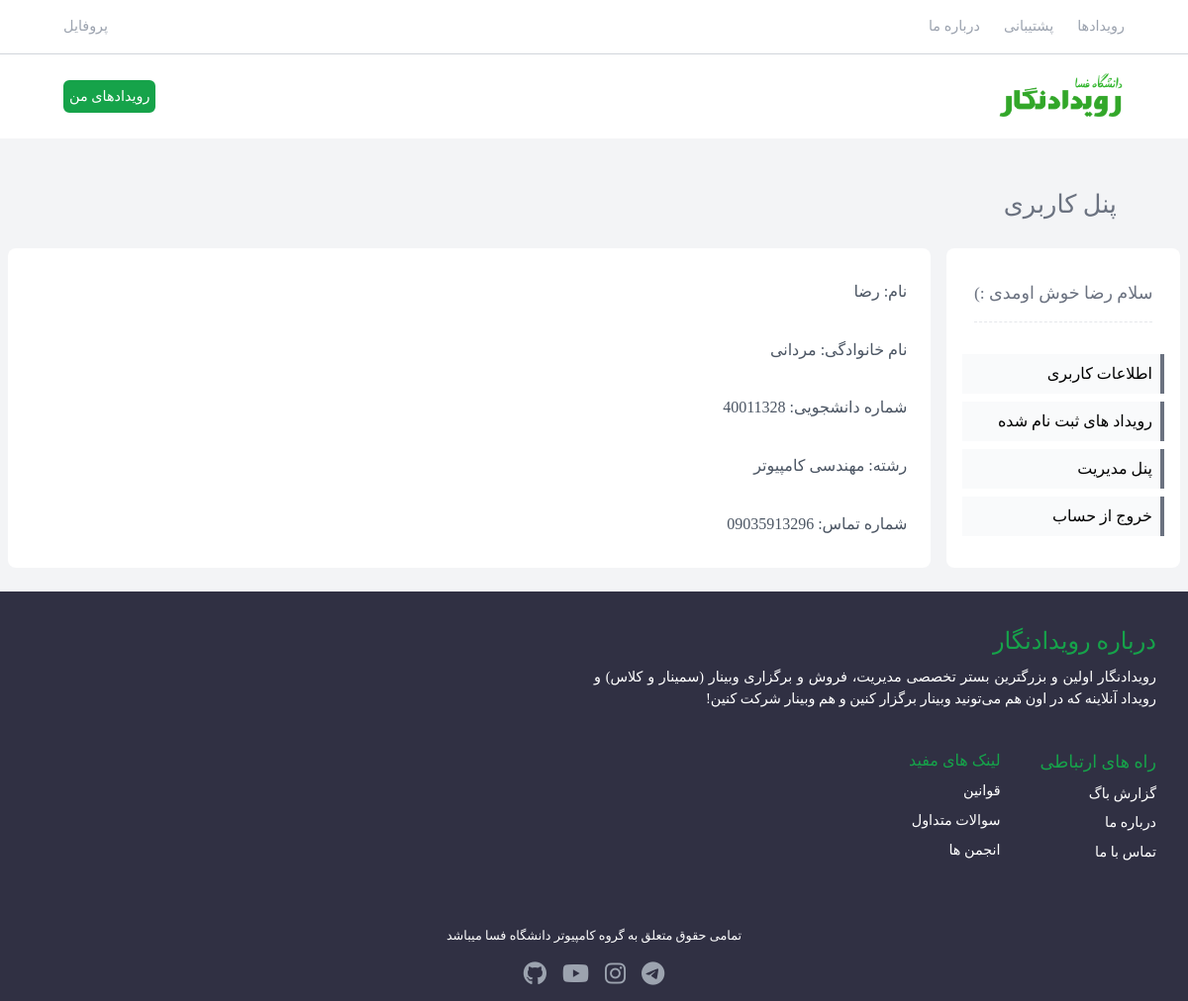
The app's page /account/profile (signed in) with its own data.
### accounts_module/models.py (models this page shows, shortened)
class User(AbstractUser):
    student_code = models.CharField(max_length=255, unique=True, null=True, verbose_name="شماره دانشجویی")
    phone_number = models.CharField(max_length=11, unique=True, null=True, verbose_name="شماره تلفن")
    entering_year = models.CharField(max_length=4, null=True, verbose_name="سال ورود")
    field_of_study = models.ForeignKey(Field, on_delete=models.CASCADE, null=True, verbose_name="رشته تحصیلی")
    class Meta:
        verbose_name = "کاربر"
        verbose_name_plural = "کاربران"

class Field(models.Model):
    title = models.CharField(max_length=255, null=True, verbose_name="رشته تحصیلی")
    slug = models.CharField(max_length=255, null=True, verbose_name="لینک")
    is_active = models.BooleanField(default=False, null=True, verbose_name="فعال/غیرفعال")
    def __str__(self):
        return self.title
    class Meta:
        verbose_name = "رشته"
        verbose_name_plural = "رشته ها"

### accounts_module/views.py (the view)
# urls.py: path('profile', views.profile, name='profile'),
@login_required(login_url='/account/login')
def profile(request):
    user = request.user
    user_events = Participant.objects.filter(user=user, status=True).all()
    return render(request, 'module/profile.html', {
        'user': user,
        'events': user_events
    })

### accounts_module/templates/module/profile.html (shortened to what this page needs)
{% extends 'partial/main.html' %}
{% load jformat %}
{% block content %}
    <section class="bg-gray-100 md:h-[80vh] mx-auto py-6 px-2">
        <h2 class="text-[1.6rem] px-4 md:px-16 py-6 azar-bold text-gray-500">پنل کاربری</h2>
        <div class="flex flex-col md:flex-row gap-x-4 gap-y-4">
            <div class="md:w-1/4 bg-white p-2 rounded-lg h-fit flex flex-col items-center">
                <span class="text-[1.1rem] py-4 text-gray-500 inline-block my-2 border-b border-r-gray-500 border-dashed">سلام رضا خوش اومدی :)</span>
                <ul class="flex flex-col gap-y-2 my-6 w-full px-2">
                    <a href="" class="">
                        <li class="bg-gray-50 w-full p-2 border-r-4 border-gray-500 hover:bg-gray-200 transition-all duration-300">
                            اطلاعات کاربری
                        </li>
                    </a>
                    <a href="{% url 'account:profile_events' %}">
                        <li class="bg-gray-50 w-full p-2 border-r-4 border-gray-500 hover:bg-gray-200 transition-all duration-300">
                            رویداد های ثبت نام شده
                        </li>
                    </a>
                    {% if user.is_superuser %}
                        <a href="{% url 'manage:events' %}">
                            <li class="bg-gray-50 w-full p-2 border-r-4 border-gray-500 hover:bg-gray-200 transition-all duration-300">
                                پنل مدیریت
                            </li>
                        </a>
                    {% endif %}
                    <a href="{% url 'account:logout' %}">
                        <li class="bg-gray-50 w-full p-2 border-r-4 border-gray-500 hover:bg-gray-200 transition-all duration-300">
                            خروج از حساب
                        </li>
                    </a>
                </ul>
            </div>
            <div class="bg-white flex md:justify-start gap-x-6 mx-auto justify-center flex-wrap w-full p-2 gap-y-4 rounded-lg">
                <ul class="flex flex-col gap-y-4 justify-between w-full px-4 gap-x-6 my-6">
                    <li class="text-gray-600">نام: {{ user.first_name }}</li>
                    <li class="text-gray-600">نام خانوادگی: {{ user.last_name }}</li>
                    <li class="text-gray-600">شماره دانشجویی: {{ user.student_code }}</li>
                    <li class="text-gray-600">رشته: {{ user.field_of_study }}</li>
                    <li class="text-gray-600">شماره تماس: {{ user.phone_number }}</li>
                </ul>
            </div>
        </div>
    </section>
{% endblock %}

### records on screen
User: first_name "رضا", last_name "مردانی", student_code "40011328", field_of_study "مهندسی کامپیوتر", phone_number "09035913296"
